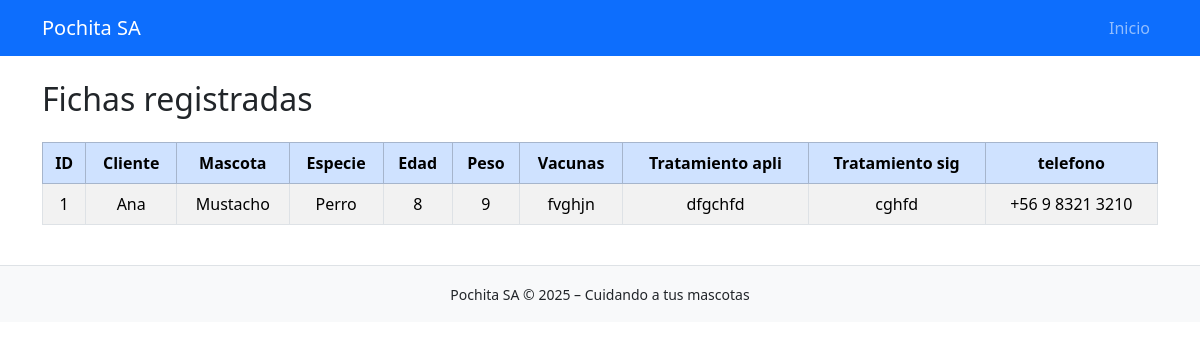
/fichas/, run on an earlier commit of the app's database.
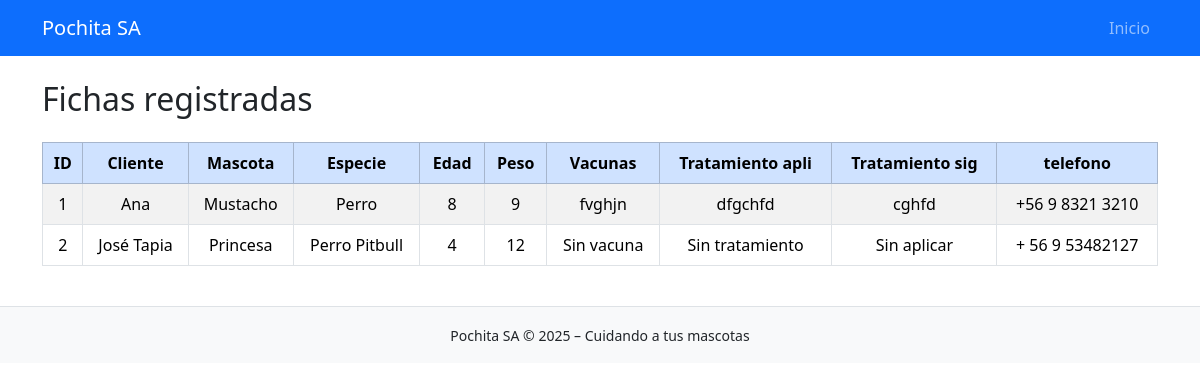
And on a later commit of the database.
### fichas_mascota/models.py (models this page shows, shortened)
class FichaMascota(models.Model):
    cliente = models.CharField(max_length=90, verbose_name="Nombre del dueño")
    mascota = models.CharField(max_length=30, verbose_name="Nombre de la mascota")
    especie = models.CharField(max_length=40, verbose_name="Especie de la mascota")
    edad = models.IntegerField(verbose_name="Edad de la mascota")
    peso = models.IntegerField(verbose_name="Peso de la mascota")
    vacunas = models.TextField(max_length=60, verbose_name="Descripción de vacunas")
    tratamientos_apli = models.TextField(max_length=200, verbose_name="Tratamientos aplicados")
    tratamientos_sig = models.TextField(max_length=100, verbose_name="Siguiente tratamiento por aplicar")
    telefono = models.CharField(max_length=15, verbose_name="Teléfono de contacto")
    created = models.DateTimeField(auto_now_add=True, verbose_name="Fecha creación")
    updated = models.DateTimeField(auto_now=True, verbose_name="Última vez actualizado")

### fichas_mascota/views.py (the view)
# urls.py: path('', views.index, name="ficha_index"),           # <---- ESTA ES LA CLAVE
def index(req):
    mascotas = FichaMascota.objects.all()
    return render(req, 'fichas_mascota/index.html', {'mascotas': mascotas})

### core/processors.py (called while the page is built)
def ctx_dict(req):
    ctx = {
        "NOMBRE_PAGINA": "Pochita S.A",
        "LINK_GITHUB": "https://github.com/FrappuccinoIc/pochita_sa"
    }
    return ctx

### fichas_mascota/templates/fichas_mascota/index.html
{% extends 'fichas_mascota/base.html' %}
{% block content %}
<h2 class="mb-4">Fichas registradas</h2>
<div class="table-responsive">
    <table class="table table-striped table-bordered text-center align-middle">
        <thead class="table-primary">
            <tr>
                <th>ID</th>
                <th>Cliente</th>
                <th>Mascota</th>
                <th>Especie</th>
                <th>Edad</th>
                <th>Peso</th>
                <th>Vacunas</th>
                <th>Tratamiento apli</th>
                <th>Tratamiento sig</th>
                <th>telefono</th>
            </tr>
        </thead>
        <tbody>
            {% for m in mascotas %}
            <tr>
                <td>{{ m.id }}</td>
                <td>{{ m.cliente }}</td>
                <td>{{ m.mascota }}</td>
                <td>{{ m.especie }}</td>
                <td>{{ m.edad }}</td>
                <td>{{ m.peso }}</td>
                <td>{{ m.vacunas }}</td>
                <td>{{ m.tratamientos_apli }}</td>
                <td>{{ m.tratamientos_sig }}</td>
                <td>{{ m.telefono }}</td>
            </tr>
            {% empty %}
            <tr>
                <td colspan="6" class="text-muted">No hay fichas registradas aún.</td>
            </tr>
            {% endfor %}
        </tbody>
    </table>
</div>
{% endblock %}

What changed in the data, as far as the page shows it:
added FichaMascota: id "2", cliente "José Tapia", mascota "Princesa", especie "Perro Pitbull", edad "4", peso "12", vacunas "Sin vacuna", tratamientos_apli "Sin tratamiento", tratamientos_sig "Sin aplicar", telefono "+ 56 9 53482127"
